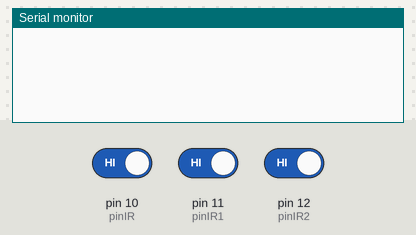
A sketch run on a simulated Arduino Uno, built with avr-gcc and run on an emulated ATmega328P. Parts: the last lines printed to the serial monitor. Inputs (shaded band) come from the test bench; at power-on: pin 10 (pinIR) HIGH, pin 11 (pinIR1) HIGH, pin 12 (pinIR2) HIGH.

Above: at 1.2 s.
1.3 s: pin 10 (pinIR) driven LOW
At 2.3 s:
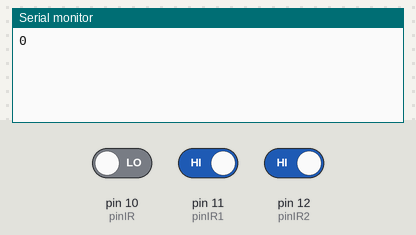
4.3 s: pin 11 (pinIR1) driven LOW
At 5.7 s:
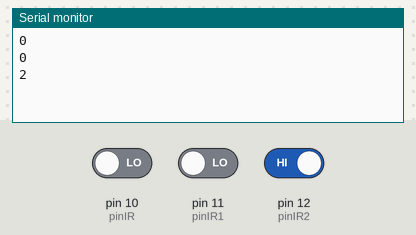
5.8 s: pin 12 (pinIR2) driven LOW
7.3 s: pin 11 (pinIR1) driven HIGH
At 8.5 s:
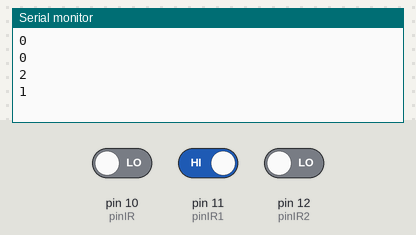
Timing chart, 0 to 9.8 s (numbered marks = the images above; inputs shaded):
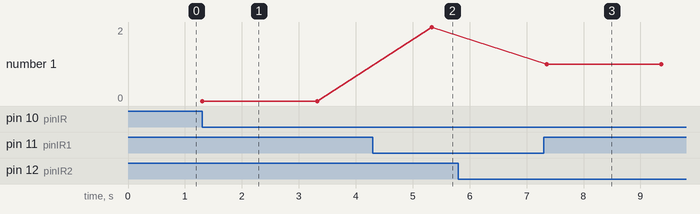

Measured:
- after the input at 1.3 s, the serial monitor: prints a new line at once (image 1)
- after the input at 4.3 s, the serial monitor: prints a new line after 1.0 s (image 2)
- after the input at 7.3 s, the serial monitor: prints a new line after 0.05 s (image 3)
- plotted number 1: 0 → 2 after the input at 4.3 s, 2 → 1 after the input at 7.3 s

The sketch:

Test3IR.ino
```cpp
const int pinIR = 10, pinIR1 = 11, pinIR2 = 12;
const int deltaTime = 15, timeBetweenReadings = 500;

void setup()
{
  Serial.begin(9600);

  pinMode(pinIR, INPUT);
  pinMode(pinIR1, INPUT);
  pinMode(pinIR2, INPUT);
}

bool firstBit = false;
bool secondBit = false;

void loop()
{
  IRStuff();

  delay(deltaTime);
}

bool PrimerFranjaBlanca()
{
  return !digitalRead(pinIR);
}

void IRStuff()
{
  if (PrimerFranjaBlanca())
  {
    firstBit = !digitalRead(pinIR1);
    secondBit = !digitalRead(pinIR2);

    Serial.println(firstBit * 2 + secondBit);

    delay(2000);
  }
}
```
